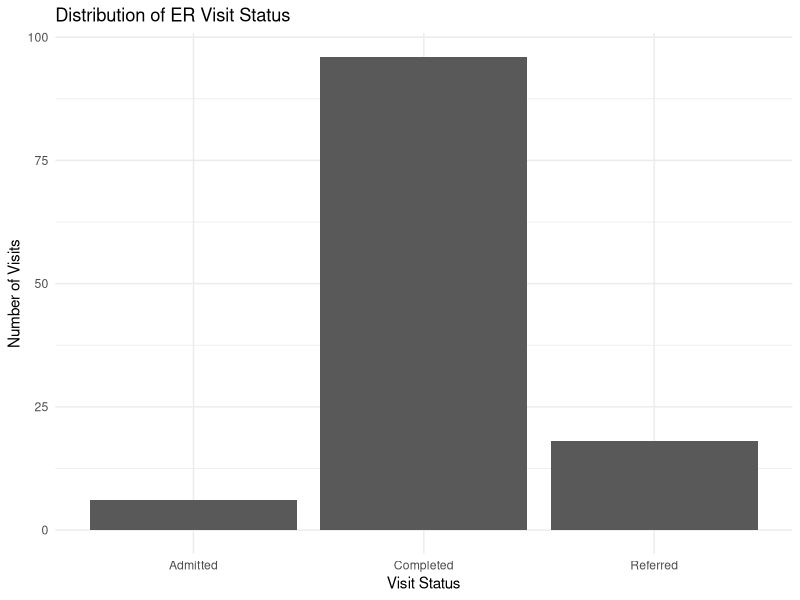
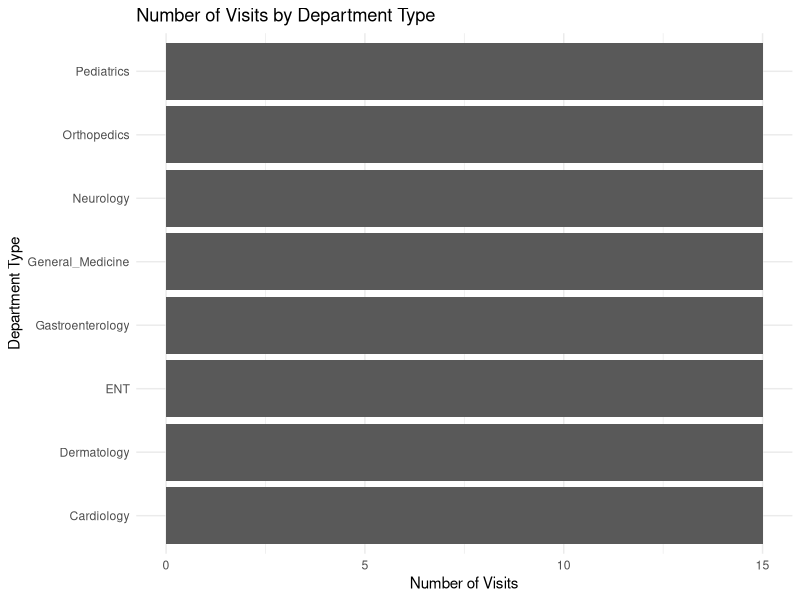
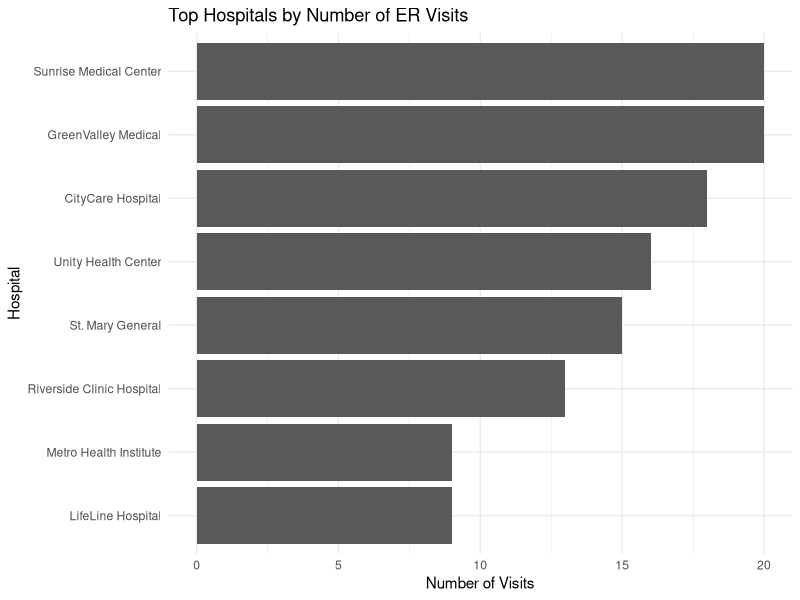
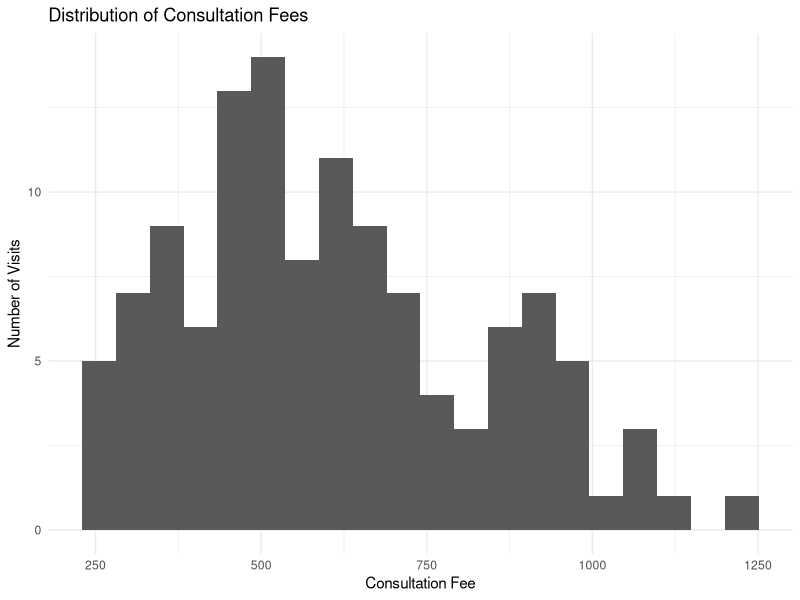
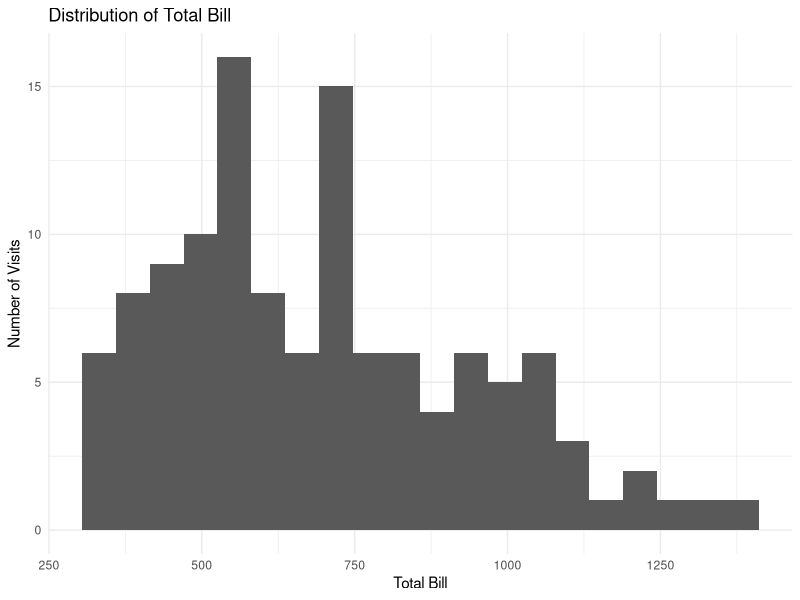
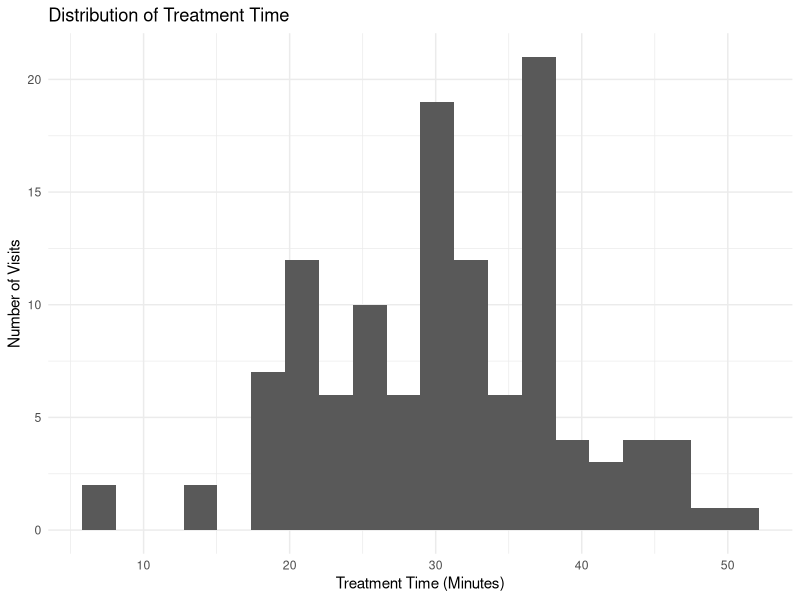
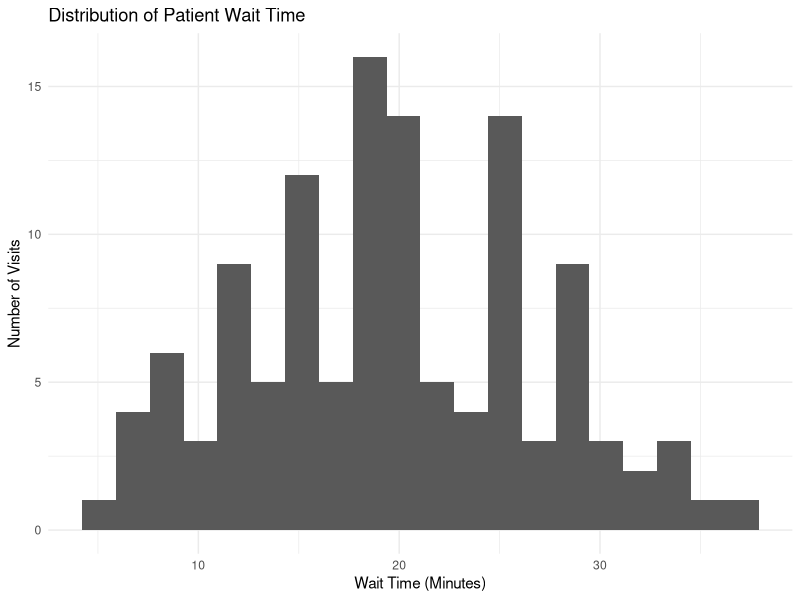
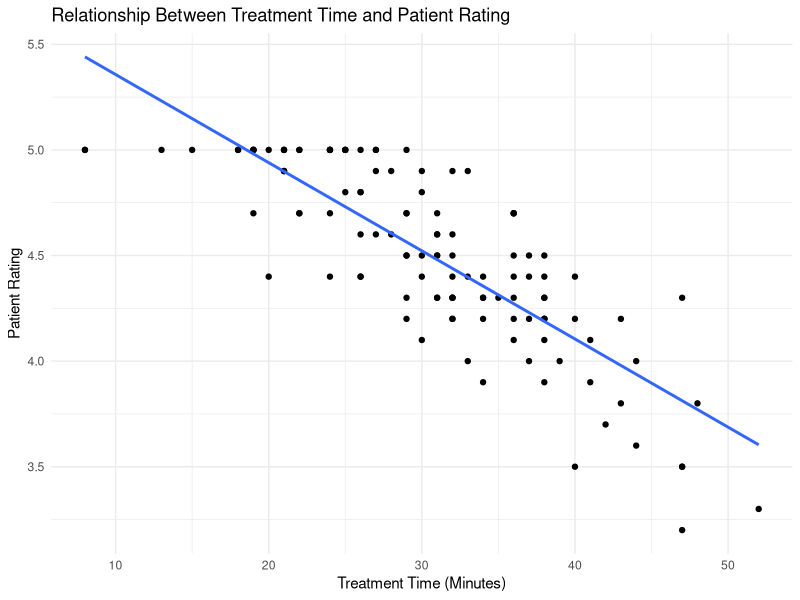

The R source for these figures, in order:
## =============================================================
## Hospital Emergency Room (ER) Visit and Patient Satisfaction Analysis
## Author: [Your Name]
## Date: 2026-09-22
## =============================================================

# ---- 3. Data Importing ----
library(ggplot2)

er_data <- read.csv("hospital_er_data.csv")
head(er_data)

# ---- 4. Understanding the Dataset ----
cat("Number of records:", nrow(er_data))
cat("Number of variables:", ncol(er_data))
names(er_data)
str(er_data)
summary(er_data)

# ---- 5. Data Preprocessing and Cleaning ----
missing_values <- colSums(is.na(er_data))
missing_values

duplicate_count <- sum(duplicated(er_data))
cat("Number of duplicate records:", duplicate_count)

sapply(er_data, class)
unique(er_data$Visit_Status)
unique(er_data$Department_Type)

# ---- 6. Creating a Clean Dataset ----
er_clean <- er_data
er_clean <- er_clean[!duplicated(er_clean), ]
er_clean <- er_clean[
  !is.na(er_clean$Consultation_Fee) &
  !is.na(er_clean$Additional_Charges) &
  !is.na(er_clean$Total_Bill) &
  !is.na(er_clean$Wait_Time_Min) &
  !is.na(er_clean$Treatment_Time_Min) &
  !is.na(er_clean$Patient_Rating),
]
er_clean <- er_clean[
  er_clean$Consultation_Fee >= 0 &
  er_clean$Additional_Charges >= 0 &
  er_clean$Total_Bill >= 0 &
  er_clean$Wait_Time_Min >= 0 &
  er_clean$Treatment_Time_Min >= 0,
]
cat("Original number of records:", nrow(er_data), "\n")
cat("Records after cleaning:", nrow(er_clean), "\n")
cat("Records removed:", nrow(er_data) - nrow(er_clean))

# ---- 7. Basic Statistical Analysis ----
fee_stats <- c(
  Mean = mean(er_clean$Consultation_Fee),
  Median = median(er_clean$Consultation_Fee),
  Minimum = min(er_clean$Consultation_Fee),
  Maximum = max(er_clean$Consultation_Fee),
  Standard_Deviation = sd(er_clean$Consultation_Fee)
)
fee_stats

bill_stats <- c(
  Mean = mean(er_clean$Total_Bill),
  Median = median(er_clean$Total_Bill),
  Minimum = min(er_clean$Total_Bill),
  Maximum = max(er_clean$Total_Bill),
  Standard_Deviation = sd(er_clean$Total_Bill)
)
bill_stats

# ---- 8. Visit Status Analysis ----
status_count <- table(er_clean$Visit_Status)
status_data <- as.data.frame(status_count)
names(status_data) <- c("Visit_Status", "Number_of_Visits")
ggplot(status_data, aes(x = Visit_Status, y = Number_of_Visits)) +
  geom_col() +
  labs(title = "Distribution of ER Visit Status",
       x = "Visit Status", y = "Number of Visits") +
  theme_minimal()

# ---- 9. Department Type Analysis ----
dept_count <- table(er_clean$Department_Type)
dept_data <- as.data.frame(dept_count)
names(dept_data) <- c("Department_Type", "Number_of_Visits")
ggplot(dept_data, aes(x = reorder(Department_Type, Number_of_Visits),
                       y = Number_of_Visits)) +
  geom_col() + coord_flip() +
  labs(title = "Number of Visits by Department Type",
       x = "Department Type", y = "Number of Visits") +
  theme_minimal()

# ---- 10. Hospital Analysis ----
hospital_count <- table(er_clean$Hospital_Name)
hospital_data <- as.data.frame(hospital_count)
names(hospital_data) <- c("Hospital_Name", "Number_of_Visits")
hospital_data <- hospital_data[order(-hospital_data$Number_of_Visits), ]
head(hospital_data, 10)

ggplot(head(hospital_data, 10),
       aes(x = reorder(Hospital_Name, Number_of_Visits), y = Number_of_Visits)) +
  geom_col() + coord_flip() +
  labs(title = "Top Hospitals by Number of ER Visits",
       x = "Hospital", y = "Number of Visits") +
  theme_minimal()

# ---- 11. Consultation Fee Analysis ----
ggplot(er_clean, aes(x = Consultation_Fee)) +
  geom_histogram(bins = 20) +
  labs(title = "Distribution of Consultation Fees",
       x = "Consultation Fee", y = "Number of Visits") +
  theme_minimal()

# ---- 12. Total Bill Analysis ----
ggplot(er_clean, aes(x = Total_Bill)) +
  geom_histogram(bins = 20) +
  labs(title = "Distribution of Total Bill",
       x = "Total Bill", y = "Number of Visits") +
  theme_minimal()

# ---- 13. Treatment Time Analysis ----
ggplot(er_clean, aes(x = Treatment_Time_Min)) +
  geom_histogram(bins = 20) +
  labs(title = "Distribution of Treatment Time",
       x = "Treatment Time (Minutes)", y = "Number of Visits") +
  theme_minimal()

# ---- 14. Wait Time Analysis ----
ggplot(er_clean, aes(x = Wait_Time_Min)) +
  geom_histogram(bins = 20) +
  labs(title = "Distribution of Patient Wait Time",
       x = "Wait Time (Minutes)", y = "Number of Visits") +
  theme_minimal()

# ---- 15. Patient Rating Analysis ----
rating_count <- table(er_clean$Patient_Rating)
average_rating <- mean(er_clean$Patient_Rating, na.rm = TRUE)
cat("Average patient rating:", round(average_rating, 2))

# ---- 16. Patient Analysis ----
number_of_patients <- length(unique(er_clean$Patient_ID))
cat("Number of unique patients:", number_of_patients)

patient_visits <- sort(table(er_clean$Patient_ID), decreasing = TRUE)
head(patient_visits, 10)

# ---- 17. Total Bill by Department ----
dept_bill <- aggregate(Total_Bill ~ Department_Type, data = er_clean, FUN = mean)
names(dept_bill)[2] <- "Average_Total_Bill"
dept_bill <- dept_bill[order(-dept_bill$Average_Total_Bill), ]
dept_bill

# ---- 18. Treatment Time and Patient Rating ----
ggplot(er_clean, aes(x = Treatment_Time_Min, y = Patient_Rating)) +
  geom_point() +
  geom_smooth(method = "lm", se = FALSE) +
  labs(title = "Relationship Between Treatment Time and Patient Rating",
       x = "Treatment Time (Minutes)", y = "Patient Rating") +
  theme_minimal()

# ---- 19. Consultation Fee and Total Bill ----
ggplot(er_clean, aes(x = Consultation_Fee, y = Total_Bill)) +
  geom_point() +
  geom_smooth(method = "lm", se = FALSE) +
  labs(title = "Relationship Between Consultation Fee and Total Bill",
       x = "Consultation Fee", y = "Total Bill") +
  theme_minimal()

# ---- 20. Correlation Analysis ----
correlation_data <- er_clean[, c("Consultation_Fee", "Additional_Charges",
                                  "Total_Bill", "Wait_Time_Min",
                                  "Treatment_Time_Min", "Patient_Rating")]
correlation_matrix <- cor(correlation_data, use = "complete.obs")
round(correlation_matrix, 3)

# ---- 21. Total Visit Time Analysis ----
total_time_stats <- c(
  Mean = mean(er_clean$Total_Visit_Time),
  Median = median(er_clean$Total_Visit_Time),
  Minimum = min(er_clean$Total_Visit_Time),
  Maximum = max(er_clean$Total_Visit_Time),
  Standard_Deviation = sd(er_clean$Total_Visit_Time)
)
total_time_stats

ggplot(er_clean, aes(x = Total_Visit_Time)) +
  geom_histogram(bins = 20) +
  labs(title = "Distribution of Total Visit Time",
       x = "Total Visit Time (Minutes)", y = "Number of Visits") +
  theme_minimal()

# ---- 22. Overall Project Summary ----
overall_summary <- data.frame(
  Total_Visits = nrow(er_clean),
  Unique_Patients = length(unique(er_clean$Patient_ID)),
  Unique_Hospitals = length(unique(er_clean$Hospital_Name)),
  Unique_Departments = length(unique(er_clean$Department_Type)),
  Average_Consultation_Fee = mean(er_clean$Consultation_Fee),
  Average_Total_Bill = mean(er_clean$Total_Bill),
  Average_Wait_Time = mean(er_clean$Wait_Time_Min),
  Average_Treatment_Time = mean(er_clean$Treatment_Time_Min),
  Average_Rating = mean(er_clean$Patient_Rating)
)
overall_summary
